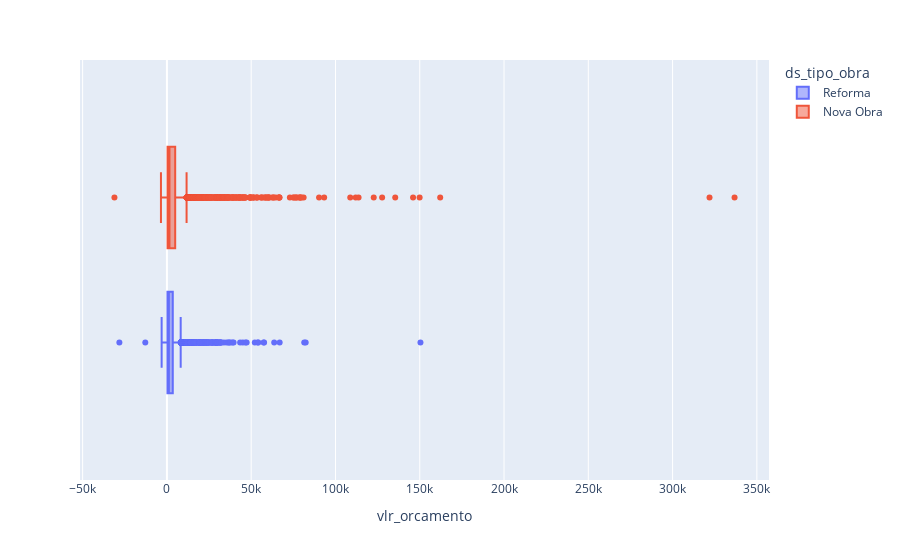

Notebook code for this chart:
### Code cell
px.box(dados, x = 'vlr_orcamento', color = 'ds_tipo_obra')

### Figure 1 — Plotly figure (JSON) as saved in the notebook; plotly's stock layout.template omitted (floating-point values rounded to 4 significant figures; data arrays with more than 128 entries replaced by an {"elided": "..."} marker saying what was removed)
{"data": [{"alignmentgroup": "True", "hovertemplate": "ds_tipo_obra=Reforma<br>vlr_orcamento=%{x}<extra></extra>", "legendgroup": "Reforma", "marker": {"color": "#636efa"}, "name": "Reforma", "notched": false, "offsetgroup": "Reforma", "orientation": "h", "showlegend": true, "type": "box", "x": {"elided": "4029 float values"}, "x0": " ", "xaxis": "x", "y0": " ", "yaxis": "y"}, {"alignmentgroup": "True", "hovertemplate": "ds_tipo_obra=Nova Obra<br>vlr_orcamento=%{x}<extra></extra>", "legendgroup": "Nova Obra", "marker": {"color": "#EF553B"}, "name": "Nova Obra", "notched": false, "offsetgroup": "Nova Obra", "orientation": "h", "showlegend": true, "type": "box", "x": {"elided": "5253 float values"}, "x0": " ", "xaxis": "x", "y0": " ", "yaxis": "y"}], "layout": {"boxmode": "group", "legend": {"title": {"text": "ds_tipo_obra"}, "tracegroupgap": 0}, "margin": {"t": 60}, "xaxis": {"anchor": "y", "domain": [0, 1], "title": {"text": "vlr_orcamento"}}, "yaxis": {"anchor": "x", "domain": [0, 1]}}}
